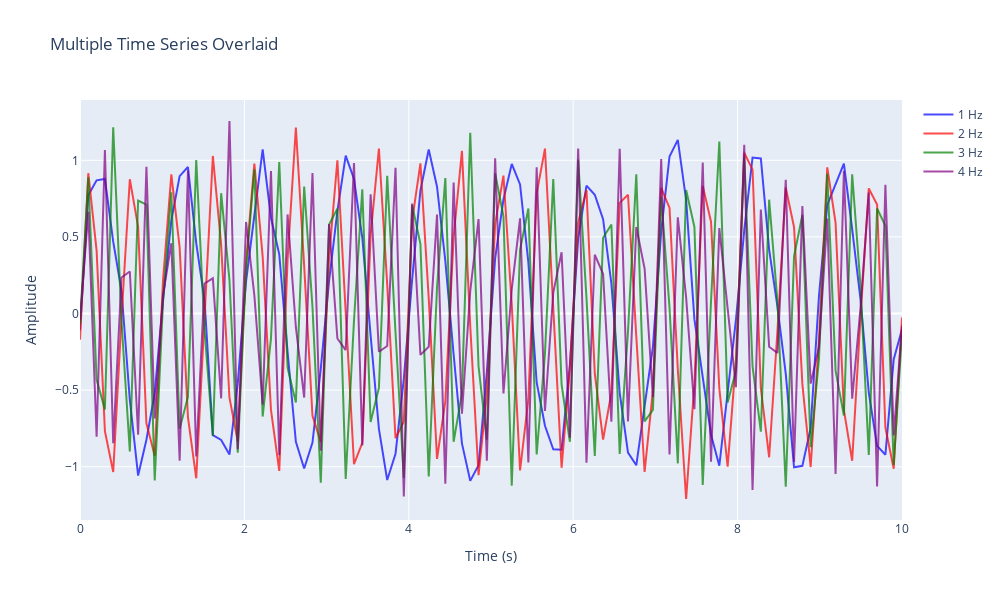

The code cell stored with this chart in its notebook:
### Markdown cell above
## 7. Multiple Lines in One Plot

Create multi-line plots by using the same subplot_position for all lines.

### Code cell
# Generate multiple time series
n_points = 100
time = np.linspace(0, 10, n_points)

# Different frequency sine waves
frequencies = [1, 2, 3, 4]
colors = ['blue', 'red', 'green', 'purple']

line_specs = []
for freq, color in zip(frequencies, colors):
    y = np.sin(2 * np.pi * freq * time) + np.random.randn(n_points) * 0.1
    line_data = np.column_stack([time, y])
    
    line_specs.append(PlotSpec(
        data=line_data,
        plot_type='line',
        subplot_position=0,  # All in same subplot
        label=f'{freq} Hz',
        color=color,
        line_width=2,
        alpha=0.7
    ))

grid_lines = PlotGrid(
    plot_specs=line_specs,
    config=PlotConfig(
        title="Multiple Time Series Overlaid",
        figsize=(10, 6)
    ),
    layout=GridLayoutConfig(rows=1, cols=1),
    backend='plotly'
)

fig_lines = grid_lines.plot()
fig_lines.update_xaxes(title_text="Time (s)")
fig_lines.update_yaxes(title_text="Amplitude")
fig_lines.show()

print("\n✓ Multi-line plot created")
print(f"Lines: {len(frequencies)} sine waves with different frequencies")
